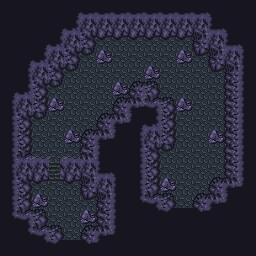

A level layout from a 2D game, rendered from its tile map. Below: a short description, then the map file with tile-grid data replaced by summaries:
An orthogonal 32x32 tile map with 8x8 px tiles, 2 tile layers (BG, FG), 2 hidden layers not drawn, 5 tilesets and 23 objects (3x Event).

<map version="1.5" tiledversion="1.5.0" orientation="orthogonal" renderorder="right-down" width="32" height="32" tilewidth="8" tileheight="8" infinite="0" nextlayerid="7" nextobjectid="24">
 <properties>
  <property name="Flags" value="dark" />
  <property name="Max Steps" type="int" value="16" />
  <property name="Min Steps" type="int" value="4" />
  <property name="On Load Event">ifSwitch(30, ON)
  changeSprite("Potion (switch = 30)", +1)
endIf</property>
  <property name="music" value="labyrinth" />
 </properties>
 <tileset firstgid="1" source="../../Tiled/grid.tsx" />
 <tileset firstgid="2" source="../../tilesets/cavern2.tsx" />
 <tileset firstgid="130" source="../../Tiled/sprites.tsx" />
 <tileset firstgid="386" source="../../Tiled/passability.tsx" />
 <tileset firstgid="387" source="../../Tiled/battlers.tsx" />
 <layer id="1" name="BG" width="32" height="32">
  <data>[1024 cells, 1024 non-empty, 68 distinct tile ids]</data>
 </layer>
 <objectgroup id="2" name="Events" offsetx="0" offsety="4">
  <object id="1" name="Potion (switch = 30)" type="Event" gid="146" x="176" y="32" width="16" height="24">
   <properties>
    <property name="Flags: Button" type="bool" value="true" />
    <property name="Script">changeSprite(this, +2)
ifSwitch(30, OFF)
  playSoundEffect("getItem", false)
  givePlayerItem("consumable", "Potion", 1)
  showOneLiner("You found a potion.")
else
  showOneLiner("This chest is empty.")
endIf
waitButtons()
hideDialog()
turnSwitchOn(30)
changeSprite(this, +1)</property>
   </properties>
  </object>
  <object id="2" name="Entrance D" type="Event" gid="385" x="64" y="240" width="16" height="24">
   <properties>
    <property name="Script">hideScreen("fadeOut", 4)
teleport("maps/mountain/cliffs.dat", 19, 41, "down")
showScreen("fadeIn", 4)</property>
   </properties>
  </object>
  <object id="3" name="Exit D" type="Event" gid="385" x="176" y="208" width="16" height="24">
   <properties>
    <property name="Script">hideScreen("fadeOut", 4)
teleport("maps/mountain/cliffs.dat", 27, 40, "down")
showScreen("fadeIn", 4)</property>
   </properties>
  </object>
 </objectgroup>
 <layer id="3" name="FG" width="32" height="32">
  <data>[1024 cells, 8 non-empty, 4 distinct tile ids]</data>
 </layer>
 <objectgroup id="6" name="Regions" visible="0">
  <object id="4" template="../../Tiled/region.tx" x="0" y="0" />
  <object id="5" template="../../Tiled/region.tx" x="128" y="0" />
  <object id="6" template="../../Tiled/region.tx" x="0" y="128" />
  <object id="7" template="../../Tiled/region.tx" x="128" y="128" />
  <object id="8" gid="393" x="8" y="56" width="48" height="48" />
  <object id="9" gid="395" x="72" y="56" width="48" height="48" />
  <object id="10" gid="396" x="8" y="120" width="48" height="48" />
  <object id="11" gid="396" x="72" y="120" width="48" height="48" />
  <object id="12" gid="393" x="136" y="56" width="48" height="48" />
  <object id="13" gid="395" x="200" y="56" width="48" height="48" />
  <object id="14" gid="396" x="136" y="120" width="48" height="48" />
  <object id="15" gid="396" x="200" y="120" width="48" height="48" />
  <object id="16" gid="393" x="8" y="184" width="48" height="48" />
  <object id="17" gid="395" x="72" y="184" width="48" height="48" />
  <object id="18" gid="396" x="8" y="248" width="48" height="48" />
  <object id="19" gid="396" x="72" y="248" width="48" height="48" />
  <object id="20" gid="393" x="136" y="184" width="48" height="48" />
  <object id="21" gid="395" x="200" y="184" width="48" height="48" />
  <object id="22" gid="396" x="136" y="248" width="48" height="48" />
  <object id="23" gid="396" x="200" y="248" width="48" height="48" />
 </objectgroup>
 <layer id="4" name="Passability" width="32" height="32" visible="0">
  <data>[1024 cells, 70 non-empty, 1 distinct tile ids]</data>
 </layer>
 <layer id="5" name="Grid" width="32" height="32" visible="0">
  <data>[1024 cells, 256 non-empty, 1 distinct tile ids]</data>
 </layer>
</map>
